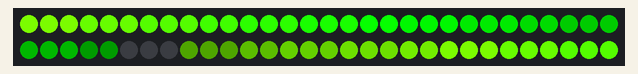
The sketch below on a simulated ATtiny85, built with avr-gcc and run on an emulated ATtiny85. Shown: 60 RGB LEDs in strip order, left to right, continuing on the next row. The strip is taken to match the declared colour order.

Above: at 0.18 s.
At 39.25 s:
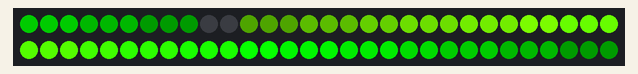

The sketch:

60LED_Success.ino
```cpp
#include <Adafruit_NeoPixel.h>

#ifdef __AVR__
#include <avr/power.h> // Required for 16 MHz Adafruit Trinket
#endif
class Strip
{
public:
  uint8_t   effect;
  uint8_t   effects;
  uint16_t  effStep;
  unsigned long effStart;
  Adafruit_NeoPixel strip;
  Strip(uint16_t leds, uint8_t pin, uint8_t toteffects, uint16_t striptype) : strip(leds, pin, striptype) {
    effect = -1;
    effects = toteffects;
    Reset();
  }
  void Reset(){
    effStep = 0;
    effect = (effect + 1) % effects;
    effStart = millis();
  }
};

struct Loop
{
  uint8_t currentChild;
  uint8_t childs;
  bool timeBased;
  uint16_t cycles;
  uint16_t currentTime;
  Loop(uint8_t totchilds, bool timebased, uint16_t tottime) {currentTime=0;currentChild=0;childs=totchilds;timeBased=timebased;cycles=tottime;}
};

Strip strip_0(60, 7, 60, NEO_RGB + NEO_KHZ800);
struct Loop strip0loop0(1, false, 1);

//[GLOBAL_VARIABLES]

void setup() {

  #if defined(__AVR_ATtiny85__) && (F_CPU == 8000000)
  clock_prescale_set(clock_div_1);
  #endif
  //Your setup here:

  strip_0.strip.begin();
}

void loop() {

  //Your code here:

  strips_loop();
}

void strips_loop() {
  if(strip0_loop0() & 0x01)
    strip_0.strip.show();
}

uint8_t strip0_loop0() {
  uint8_t ret = 0x00;
  switch(strip0loop0.currentChild) {
    case 0:
           ret = strip0_loop0_eff0();break;
  }
  if(ret & 0x02) {
    ret &= 0xfd;
    if(strip0loop0.currentChild + 1 >= strip0loop0.childs) {
      strip0loop0.currentChild = 0;
      if(++strip0loop0.currentTime >= strip0loop0.cycles) {strip0loop0.currentTime = 0; ret |= 0x02;}
    }
    else {
      strip0loop0.currentChild++;
    }
  };
  return ret;
}

uint8_t strip0_loop0_eff0() {
    // Strip ID: 0 - Effect: Rainbow - LEDS: 60
    // Steps: 19 - Delay: 20
    // Colors: 3 (120.246.0, 0.255.0, 0.0.0)
    // Options: rainbowlen=51, toLeft=true,
  if(millis() - strip_0.effStart < 20 * (strip_0.effStep)) return 0x00;
  float factor1, factor2;
  uint16_t ind;
  for(uint16_t j=0;j<60;j++) {
    ind = strip_0.effStep + j * 0.37254901960784315;
    switch((int)((ind % 19) / 6.333333333333333)) {
      case 0: factor1 = 1.0 - ((float)(ind % 19 - 0 * 6.333333333333333) / 6.333333333333333);
              factor2 = (float)((int)(ind - 0) % 19) / 6.333333333333333;
              strip_0.strip.setPixelColor(j, 120 * factor1 + 0 * factor2, 246 * factor1 + 255 * factor2, 0 * factor1 + 0 * factor2);
              break;
      case 1: factor1 = 1.0 - ((float)(ind % 19 - 1 * 6.333333333333333) / 6.333333333333333);
              factor2 = (float)((int)(ind - 6.333333333333333) % 19) / 6.333333333333333;
              strip_0.strip.setPixelColor(j, 0 * factor1 + 0 * factor2, 255 * factor1 + 0 * factor2, 0 * factor1 + 0 * factor2);
              break;
      case 2: factor1 = 1.0 - ((float)(ind % 19 - 2 * 6.333333333333333) / 6.333333333333333);
              factor2 = (float)((int)(ind - 12.666666666666666) % 19) / 6.333333333333333;
              strip_0.strip.setPixelColor(j, 0 * factor1 + 120 * factor2, 0 * factor1 + 246 * factor2, 0 * factor1 + 0 * factor2);
              break;
    }
  }
  if(strip_0.effStep >= 19) {strip_0.Reset(); return 0x03; }
  else strip_0.effStep++;
  return 0x01;
}
```
